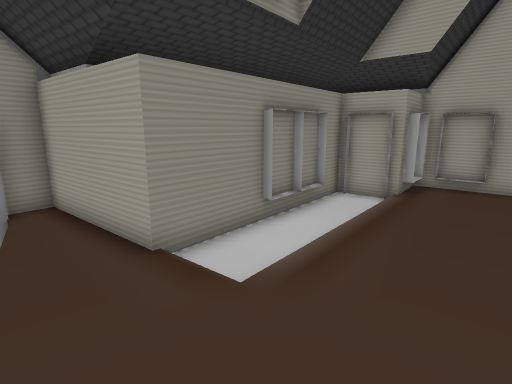
view 1 (above)

12 first-person views from a walk through a robot-simulator world made for Gazebo. The camera is 1.2 m above the floor, tilts 12° down and sees 80° across. The floor is counted in squares, 0.5 m on a side. Each view is taken from the middle of a square. On the plan, view 1 faces up. The plan holds only what a view shows up to about 18 squares ahead; the rest is blank. The place goes on beyond the plan. Robots are left out.

view 2
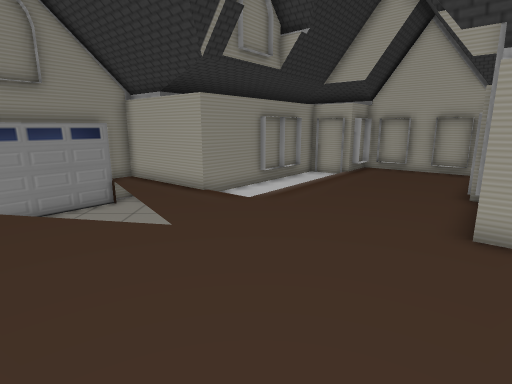

view 3
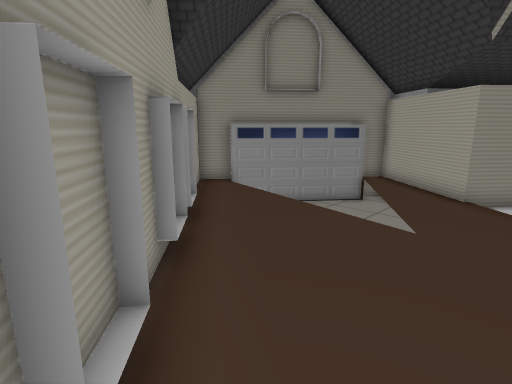

view 4
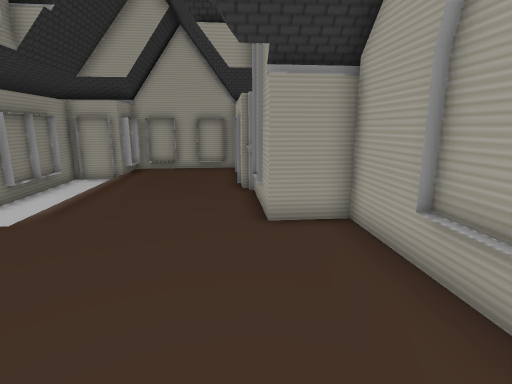

view 5
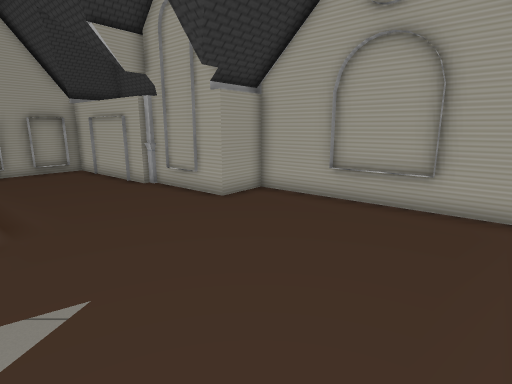

view 6
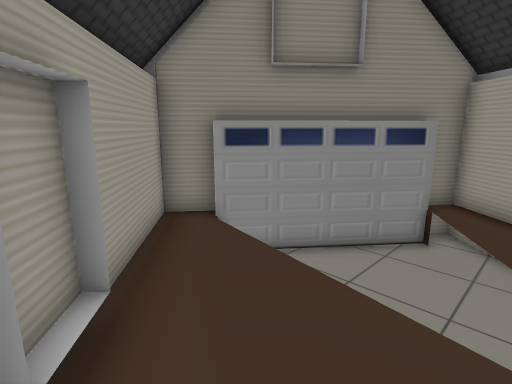

view 7
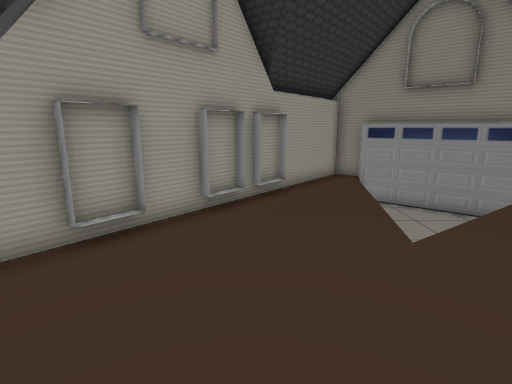

view 8
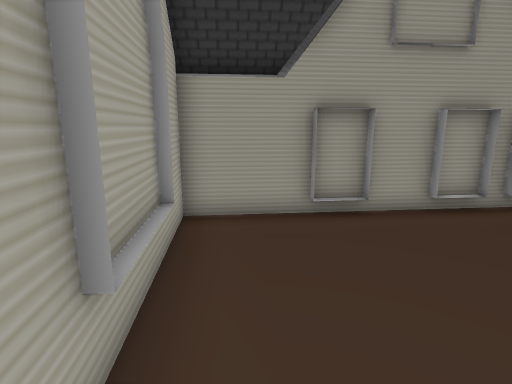

view 9
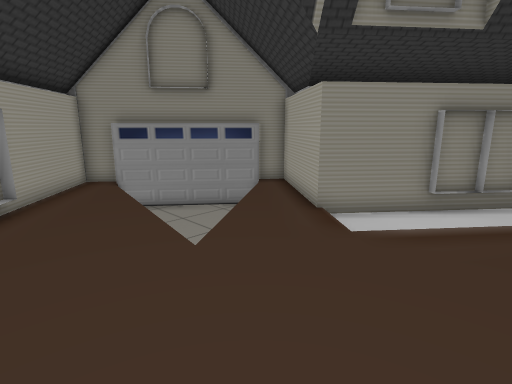

view 10
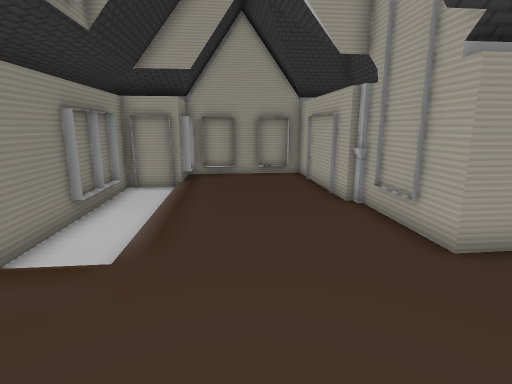

view 11
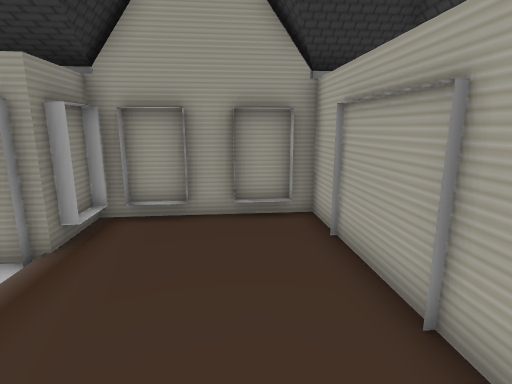

view 12
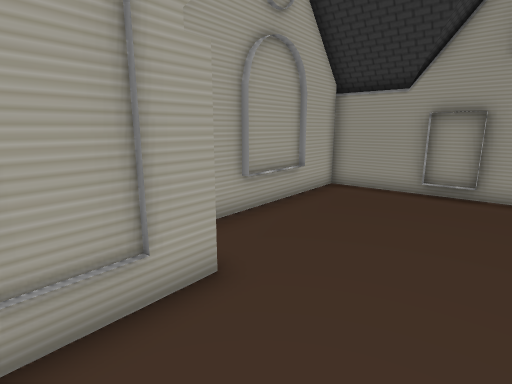

### Floor plan
Key: @ floor where view 1 was taken; # wall or solid block; . floor; v drop or lower ground.
Columns run from 11 left of view 1 to 10 right of it. Each row starts with its distance up from view 1.
 12              #######
 11              #..##.##
 10             ##......##
  9            ##........#
  8     ####  ##.........#
  7    ##v ####..........#
  6   ##vvv.##..........##
  5  ##vvvv............##
  4 ##vvvvvv..........##
  3 ##vvvvvvv.........#
  2 #...vvvvv........##
  1 ##..............##
  0  ##........@....##
 -1   ##.............#
 -2    ###...........#
 -3      ##.........##
 -4       ##.......##
 -5        ##.....##
 -6         ##...##
 -7          #####

Positions as (right, up) in squares from view 1, and headings:
1: (0, 0), facing up
2: (0, -6), facing up
3: (0, -6), facing up-left
4: (-1, -5), facing up-right
5: (-6, -1), facing right
6: (-4, -2), facing up-left
7: (4, -2), facing left
8: (5, -1), facing down-left
9: (3, -2), facing up-left
10: (-2, -1), facing up-right
11: (4, 4), facing up-right
12: (4, 5), facing down
